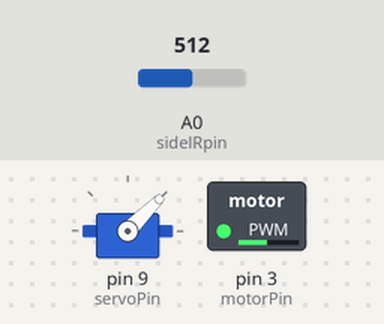
The sketch below on a simulated Arduino Uno, built with avr-gcc and run on an emulated ATmega328P. Shown: servo, switched loads named in the sketch (green lamp = pin HIGH). The inputs (shaded band) are chosen by the test bench; at power-on: A0 (sideIRpin) = 512.

Above: at 1.2 s.
1.3 s: A0 (sideIRpin) set to 172
3.0 s: A0 (sideIRpin) set to 149
At 4.5 s:
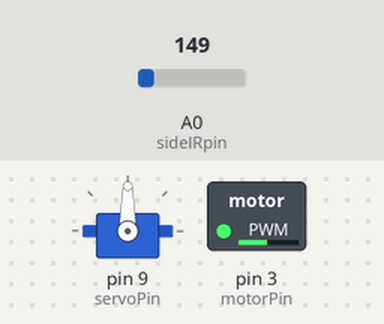
5.2 s: A0 (sideIRpin) set to 198
6.7 s: A0 (sideIRpin) set to 229
At 7.9 s:
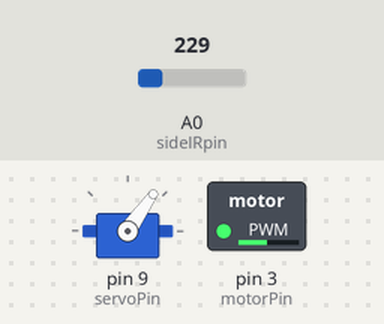
8.2 s: A0 (sideIRpin) set to 150
At 9.5 s:
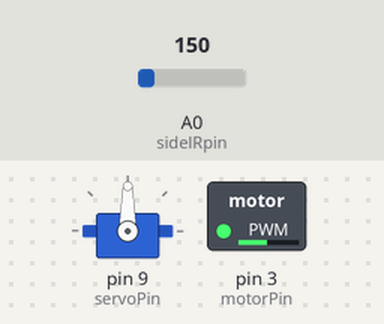
Timing chart, 0 to 11.2 s (numbered marks = the images above; inputs shaded):
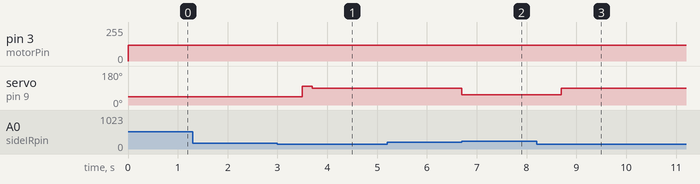

The sketch:

boat_navigation_v4.ino
```cpp
#include <Servo.h>

Servo servo;

const int buttonPin = 2;
const int motorPin = 3;
const int servoPin = 9;
const int sideIRpin = 0;
const int frontIRpin = 3;

int buttonState = LOW;      // the current state of the output pin
int turnState = LOW;      // the current state of turning
int correctionState = 0;      // the current state of adjusting, 1 = left, 2 = right, 0 = straight
int previous = LOW;    // the previous reading from the input pin
int current;           // the current reading from the input pin
int motorspeed = 100;
const int turnAngle = 55;
const int defaultAngle = 90;
const int correctionAngle = 10;
long time = 0;         // the last time the output pin was toggled
long debounce = 200;   // the debounce time, increase if the output flickers

int sensVal;           // for raw sensor values
float filterVal = 0.50;       // this determines smoothness  - .0001 is max  1 is off (no smoothing)
float sideSmoothVal;     // this holds the last loop value just use a unique variable for every different sensor that needs smoothing
float frontSmoothVal;     // this holds the last loop value just use a unique variable for every different sensor that needs smoothing

void setup() {
  pinMode(buttonPin, INPUT);
  pinMode(motorPin, OUTPUT);
  servo.attach(servoPin);

  Serial.begin(9600);                             // start the serial port
}

void loop() {
  if (buttonState == LOW) {
    buttonState = HIGH;
    analogWrite(motorPin,120);  //analogWrite for PWM signals
  }

  navigate();
}

void navigate() {
  sideSmoothVal = smooth(analogRead(sideIRpin), filterVal, sideSmoothVal);
  frontSmoothVal = smooth(analogRead(sideIRpin), filterVal, frontSmoothVal);

  if (frontSmoothVal > 210) {
    turnState = HIGH;
    servo.write(turnAngle);
  }

  while(turnState == HIGH) {
    sideSmoothVal = smooth(analogRead(sideIRpin), filterVal, sideSmoothVal);
    frontSmoothVal = smooth(analogRead(sideIRpin), filterVal, frontSmoothVal);

    if (frontSmoothVal < 160) {
      turnState = LOW;
      delay(500);
      servo.write(defaultAngle);
    } else if (frontSmoothVal > 350) {
      servo.write(turnAngle-10);
    }
  }

  if (correctionState == 0) {
    if (sideSmoothVal > 280) {
      servo.write(defaultAngle - correctionAngle);
      delay(200);
      servo.write(defaultAngle);
      correctionState = 1;
    } else if (sideSmoothVal < 220) {
      servo.write(defaultAngle + correctionAngle);
      delay(200);
      servo.write(defaultAngle);
      correctionState = 2;
    }
  } else if (correctionState == 1) {
    if (sideSmoothVal < 280) {
      servo.write(defaultAngle - correctionAngle);
      delay(200);
      servo.write(defaultAngle);
      correctionState = 0;
    }
  } else {
    if (sideSmoothVal > 220) {
      servo.write(defaultAngle + correctionAngle);
      delay(200);
      servo.write(defaultAngle);
      correctionState = 0;
    }
  }
}

int smooth(int data, float filterVal, float smoothedVal){
  if (filterVal > 1){      // check to make sure param's are within range
    filterVal = .99;
  }
  else if (filterVal <= 0){
    filterVal = 0;
  }

  smoothedVal = (data * (1 - filterVal)) + (smoothedVal  *  filterVal);

  return (int)smoothedVal;
}
```

Measured:
- the behaviour switches between 160 and 159 on A0 (sideIRpin) (found by bisection; images 0 and 1)
- the behaviour switches between 211 and 212 on A0 (sideIRpin) (found by bisection; images 1 and 2)
- after the input at 1.3 s, every drawn part: stays the same
- after the input at 3.0 s, servo on pin 9 (servoPin): 45° → 100° after 0.50 s, → 90° 0.20 s later
- after the input at 5.2 s, every drawn part: stays the same
- after the input at 6.7 s, servo on pin 9 (servoPin): 90° → 55° at once
- after the input at 8.2 s, servo on pin 9 (servoPin): 55° → 90° after 0.50 s
